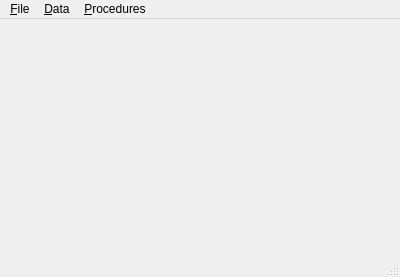
<?xml version="1.0" encoding="UTF-8"?>
<ui version="4.0">
 <class>sdadminmain</class>
 <widget class="QMainWindow" name="sdadminmain">
  <property name="geometry">
   <rect>
    <x>0</x>
    <y>0</y>
    <width>400</width>
    <height>277</height>
   </rect>
  </property>
  <property name="windowTitle">
   <string>Spectral data file admin</string>
  </property>
  <widget class="QWidget" name="centralwidget"/>
  <widget class="QMenuBar" name="menubar">
   <property name="geometry">
    <rect>
     <x>0</x>
     <y>0</y>
     <width>400</width>
     <height>25</height>
    </rect>
   </property>
   <widget class="QMenu" name="menu_File">
    <property name="title">
     <string>&amp;File</string>
    </property>
    <addaction name="action_New_Control_File"/>
    <addaction name="action_Select_Control_File"/>
    <addaction name="action_Select_Observation_times_file"/>
    <addaction name="action_Save_Control"/>
    <addaction name="action_Save_Control_as"/>
    <addaction name="separator"/>
    <addaction name="action_New_range_file"/>
    <addaction name="action_Select_Range_file"/>
    <addaction name="action_Save_ranges"/>
    <addaction name="action_Save_ranges_as"/>
    <addaction name="separator"/>
    <addaction name="action_Quit"/>
   </widget>
   <widget class="QMenu" name="menu_Data">
    <property name="title">
     <string>&amp;Data</string>
    </property>
    <addaction name="action_X_Scaling_and_offsets"/>
    <addaction name="action_Y_Scaling_and_offsets"/>
    <addaction name="separator"/>
    <addaction name="action_Tune_Ranges"/>
   </widget>
   <widget class="QMenu" name="menu_Procedures">
    <property name="title">
     <string>&amp;Procedures</string>
    </property>
    <addaction name="action_Mark_Exceptional"/>
    <addaction name="action_Calculate_continuum"/>
    <addaction name="action_individual_continuum"/>
   </widget>
   <addaction name="menu_File"/>
   <addaction name="menu_Data"/>
   <addaction name="menu_Procedures"/>
  </widget>
  <widget class="QStatusBar" name="statusbar"/>
  <action name="action_Source_directory">
   <property name="text">
    <string>Source &amp;Directory</string>
   </property>
   <property name="toolTip">
    <string>This selects the directory containing the spectral data.</string>
   </property>
   <property name="statusTip">
    <string>This selects the directory containing the spectral data.</string>
   </property>
   <property name="shortcut">
    <string>Ctrl+D</string>
   </property>
  </action>
  <action name="action_Tune_Ranges">
   <property name="text">
    <string>&amp;Tune Ranges</string>
   </property>
   <property name="iconText">
    <string>Tune Ranges</string>
   </property>
   <property name="toolTip">
    <string>Adjust ranges in the range file.</string>
   </property>
   <property name="shortcut">
    <string>Ctrl+T</string>
   </property>
  </action>
  <action name="action_Quit">
   <property name="text">
    <string>&amp;Quit</string>
   </property>
   <property name="statusTip">
    <string>Quit program</string>
   </property>
   <property name="shortcut">
    <string>Ctrl+Q</string>
   </property>
  </action>
  <action name="action_Peak_Comparison">
   <property name="text">
    <string>&amp;Calculate comparison</string>
   </property>
   <property name="statusTip">
    <string>Run comparison procedure in batch</string>
   </property>
  </action>
  <action name="action_Display_Results">
   <property name="text">
    <string>Display &amp;Results</string>
   </property>
   <property name="toolTip">
    <string>Display Results of last comparison
</string>
   </property>
  </action>
  <action name="action_Select_Observation_times_file">
   <property name="text">
    <string>Select &amp;Observation times file</string>
   </property>
   <property name="toolTip">
    <string>Select Observation times file, also select format of file.
The spectal data files are assumed to be in the same directory.</string>
   </property>
   <property name="shortcut">
    <string>Ctrl+O</string>
   </property>
  </action>
  <action name="actionSpecify_spectral_data_format">
   <property name="text">
    <string>Specify &amp;spectral data format</string>
   </property>
   <property name="shortcut">
    <string>Ctrl+F</string>
   </property>
  </action>
  <action name="action_X_Scaling_and_offsets">
   <property name="text">
    <string>&amp;X Scaling and offsets</string>
   </property>
   <property name="shortcut">
    <string>Shift+X</string>
   </property>
  </action>
  <action name="action_Save_Control">
   <property name="text">
    <string>&amp;Save control</string>
   </property>
   <property name="iconText">
    <string>Save control file</string>
   </property>
   <property name="toolTip">
    <string>Save control data to file</string>
   </property>
   <property name="shortcut">
    <string>Ctrl+S</string>
   </property>
  </action>
  <action name="action_Save_Control_as">
   <property name="text">
    <string>Save control &amp;as...</string>
   </property>
   <property name="toolTip">
    <string>Save control to specified file</string>
   </property>
   <property name="shortcut">
    <string>Ctrl+Shift+S</string>
   </property>
  </action>
  <action name="action_Select_Control_File">
   <property name="text">
    <string>Select &amp;Control File</string>
   </property>
   <property name="shortcut">
    <string>Ctrl+C</string>
   </property>
  </action>
  <action name="action_Select_Range_file">
   <property name="text">
    <string>Select &amp;Range file</string>
   </property>
  </action>
  <action name="action_Save_ranges">
   <property name="text">
    <string>Save ranges</string>
   </property>
   <property name="shortcut">
    <string>Ctrl+G</string>
   </property>
  </action>
  <action name="action_Save_ranges_as">
   <property name="text">
    <string>Save ranges as...</string>
   </property>
   <property name="shortcut">
    <string>Ctrl+Shift+G</string>
   </property>
  </action>
  <action name="action_New_Control_File">
   <property name="text">
    <string>&amp;New Control File</string>
   </property>
   <property name="toolTip">
    <string>Start new control file</string>
   </property>
   <property name="shortcut">
    <string>Ctrl+N</string>
   </property>
  </action>
  <action name="action_New_range_file">
   <property name="text">
    <string>New range file</string>
   </property>
   <property name="toolTip">
    <string>Staqrt a new range file</string>
   </property>
   <property name="shortcut">
    <string>Ctrl+Shift+N</string>
   </property>
  </action>
  <action name="action_Y_Scaling_and_offsets">
   <property name="text">
    <string>&amp;Y Scaling and offsets</string>
   </property>
   <property name="shortcut">
    <string>Shift+Y</string>
   </property>
  </action>
  <action name="action_Calculate_continuum">
   <property name="text">
    <string>Calculate continuum</string>
   </property>
   <property name="toolTip">
    <string>Calculate continuum on data and normalise</string>
   </property>
  </action>
  <action name="action_Mark_Exceptional">
   <property name="text">
    <string>&amp;Mark Exceptional</string>
   </property>
   <property name="toolTip">
    <string>Mark Exceptional spectra</string>
   </property>
  </action>
  <action name="action_individual_continuum">
   <property name="text">
    <string>&amp;individual continuum</string>
   </property>
   <property name="toolTip">
    <string>Calculate individual continuum polynomials</string>
   </property>
  </action>
 </widget>
 <resources/>
 <connections/>
</ui>
